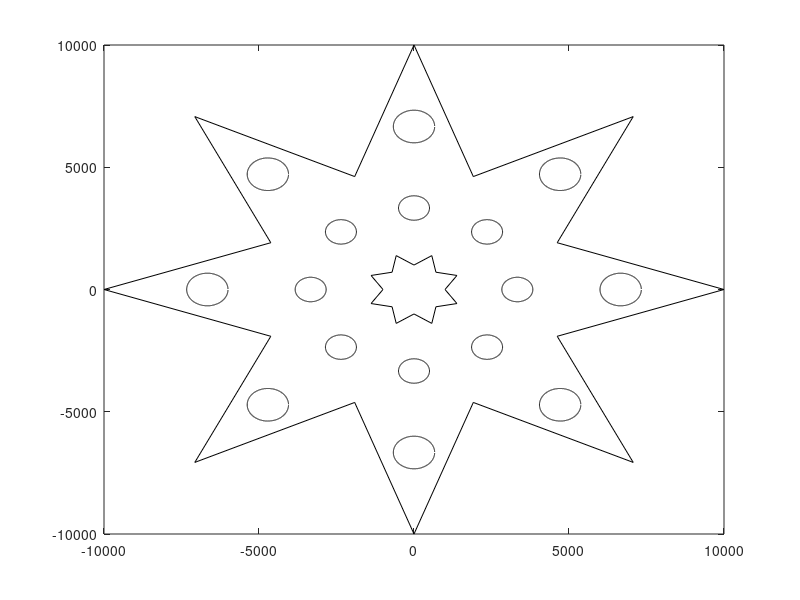
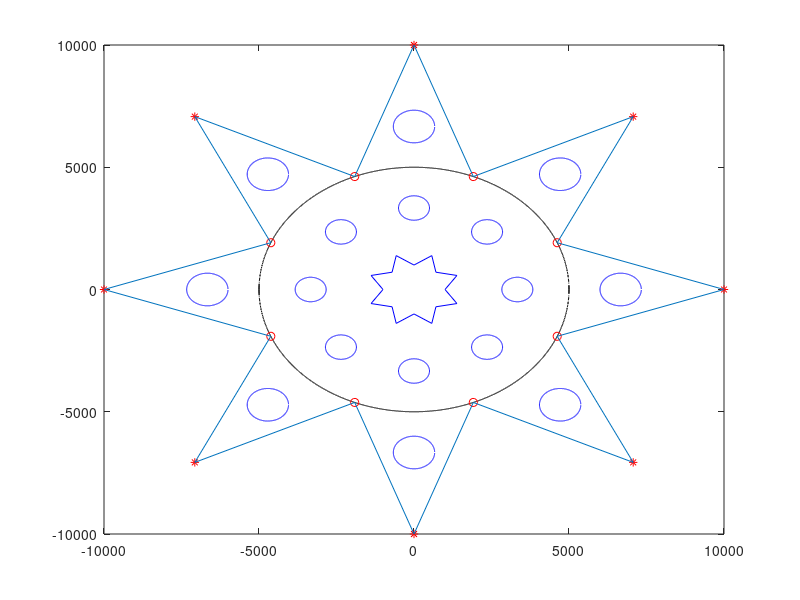

MATLAB code to generate these figures, in order:
function [x0,nv] = plotStars
% draw the circle
close all;

% clear; clc;
x0 = 10000;
%x = -x0:x0;
%y1 = sqrt(x0^2-x.^2
%y2 = - sqrt(x0^2-x.^2);

% user settings
ratio = 0.5; % inner circle
nv = 8; % number of vertex points
[rxVec, ryVec,rx,ry,x,y1,y2,rx1,ry1] = plotStar(x0,ratio,nv);

% plot an inner star
ratio = 0.15;
[rxVec1, ryVec1] = plotStar(0.1*x0,ratio,nv);

% plot a circle on each line
r1 = x0/20;
xM = x0/3;
[rxMatrix,ry1Matrix,ry2Matrix] = getCircle(r1,nv,xM);

% 2nd circle on each line
r1 = x0/15;
xM = 2*x0/3;
[rxMatrix1,ry1Matrix1,ry2Matrix1] = getCircle(r1,nv,xM);

% Plot
figure(1)
plot(x,y1,'k--',x,y2,'k--');
axis tight;
set(gcf, 'position',[360   149   523   523]);
hold on;

plot(rx,ry,'r*');
plot(x,y1,'k-.',x,y2,'k-.');
plot(rx1,ry1,'ro');
plot(rxVec,ryVec);

plot(rxVec1,ryVec1,'b');

for idx = 0: nv-1
    x1 = rxMatrix(idx +1,:);
    y1 = ry1Matrix(idx+1,:);
    y2 = ry2Matrix(idx+1,:);
    plot(x1,y1,'b',x1,y2,'b');
end

for idx = 0: nv-1
    x1 = rxMatrix1(idx +1,:);
    y1 = ry1Matrix1(idx+1,:);
    y2 = ry2Matrix1(idx+1,:);
    plot(x1,y1,'b',x1,y2,'b');
end
hold off

hFig =figure(2);

plot(rxVec,ryVec,'k');
axis tight;
set(gcf, 'position',[360   149   523   523]);
hold on;


plot(rxVec1,ryVec1,'k');

for idx = 0: nv-1
    x1 = rxMatrix(idx +1,:);
    y1 = ry1Matrix(idx+1,:);
    y2 = ry2Matrix(idx+1,:);
    plot(x1,y1,'k',x1,y2,'k');
end

for idx = 0: nv-1
    x1 = rxMatrix1(idx +1,:);
    y1 = ry1Matrix1(idx+1,:);
    y2 = ry2Matrix1(idx+1,:);
    plot(x1,y1,'k',x1,y2,'k');
end
hold off
saveas(hFig,'sternchen.pdf')

%% subfunctions
function [rxVec, ryVec,rx,ry,x,y1,y2,rx1,ry1] = plotStar(x0,ratio,nv)
% draw the vertex points 
offset = 0;
[rx,ry] = getStar(x0,nv,offset);

% plot inner circle
x0 = ratio * 10000;
x = -x0:x0;
y1 = sqrt(x0^2-x.^2);
y2 = - sqrt(x0^2-x.^2);
offset = pi/nv;
[rx1,ry1] = getStar(x0,nv,offset);

% connest inner and out points
rxAll = [rx';rx1'];
ryAll = [ry';ry1'];
rxVec = [rxAll(:);rxAll(1)];
ryVec = [ryAll(:);ryAll(1)];

function [rx,ry] = getStar(x0,nv,offset)
rx = nan(nv,1);
ry = nan(nv,1);
for idx = 0: nv-1
    aAlpha = idx * 2*pi/nv + offset;
    rx(idx+1) = x0* cos(aAlpha);
    ry(idx+1) = x0* sin(aAlpha);
end

function [rxMatrix,ry1Matrix,ry2Matrix] = getCircle(r1,nv,xM)


x1a = (-r1:r1);
x1 = x1a + xM;
y1 = sqrt(r1^2 - (x1a).^2);
y2 = -sqrt(r1^2 - (x1a).^2);

ln = length(x1);

rxM = nan(nv,1);
ryM = nan(nv,1);
rxMatrix = nan(nv,ln);
ry1Matrix = nan(nv,ln);
ry2Matrix = nan(nv,ln);
for idx = 0: nv-1
    aAlpha = idx * 2*pi/nv;
        
    rxM(idx+1) = xM* cos(aAlpha);
    ryM(idx+1) = xM* sin(aAlpha);
    
    rxMatrix(idx +1,:) = x1a' + rxM(idx+1);
    ry1Matrix(idx+1,:) = y1' + ryM(idx+1);
    ry2Matrix(idx+1,:) = y2' + ryM(idx+1);
end
